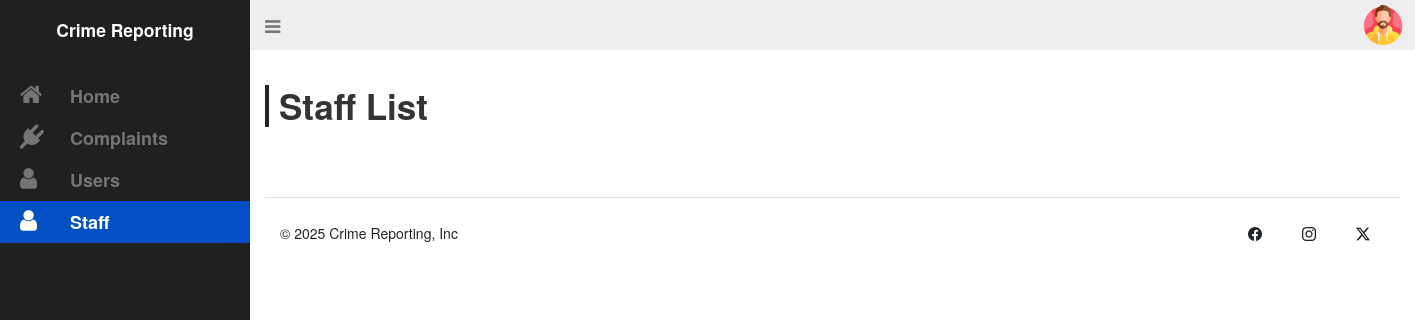
Page /Admin/pages/admin-staff.php (signed in) on the earlier database version.
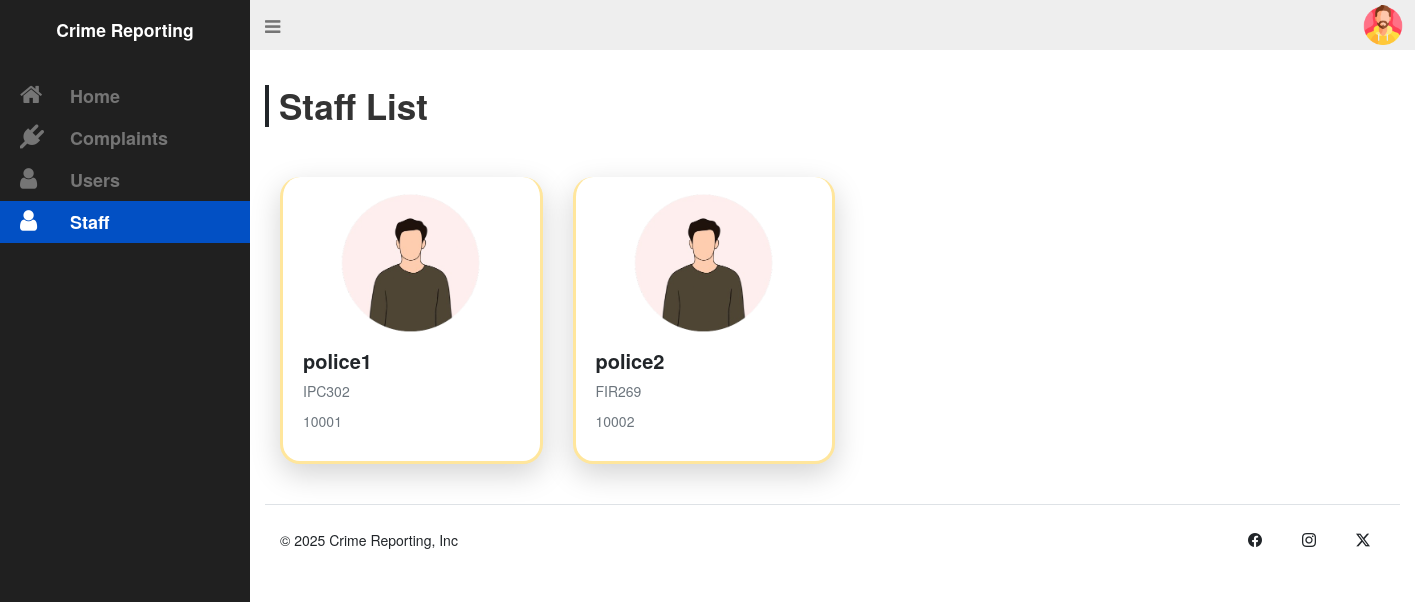
Same page on the later database version.
### tables this page shows
CREATE TABLE `staff` (
  `staff_id` int(11) NOT NULL,
  `staff_name` varchar(20) NOT NULL,
  `crime_name` varchar(20) NOT NULL,
  `fir_id` int(11) NOT NULL
);

### Admin/pages/admin-staff.php (the view, shortened to what this page needs)
<?php
 include './connect.php';
?>
<!DOCTYPE html>
<html lang="en">
<head>
  <link rel="stylesheet" href="../static/admin.css">
  <link rel="stylesheet" href="https://cdn.jsdelivr.net/npm/bootstrap-icons@1.11.3/font/bootstrap-icons.min.css">
  <link href="https://cdn.jsdelivr.net/npm/bootstrap@5.3.3/dist/css/bootstrap.min.css" rel="stylesheet">
  <link rel="stylesheet" href="https://maxcdn.bootstrapcdn.com/bootstrap/3.3.7/css/bootstrap.min.css">
  <link rel="stylesheet" href="https://maxcdn.bootstrapcdn.com/font-awesome/4.7.0/css/font-awesome.min.css">
</head>
<body>
  <div id="wrapper">
    <aside id="sidebar-wrapper">
      <div class="sidebar-brand">
        <h2><div class="fs-3 fw-semibold">Crime Reporting</div></h2>
      </div>
      <ul class="sidebar-nav">
        <li><a href="./admin-home.php"><i class="fa fa-home"></i>Home</a></li>
        <li><a href="./admin-complaint.php"><i class="fa fa-plug"></i>Complaints</a></li>
        <li><a href="./admin-user.php"><i class="fa fa-user"></i>Users</a></li>
        <li class="active"><a href="./admin-staff.php"><i class="fa fa-user"></i>Staff</a></li>
      </ul>
    </aside>
    <div id="navbar-wrapper">
      <nav class="navbar navbar-inverse">
        <div class="container-fluid justify-content-between">
          <div class="navbar-header position-absolute top-0">
            <a href="#" class="navbar-brand" id="sidebar-toggle"><i class="fa fa-bars"></i></a>
          </div>
          <div class="d-flex align-items-center position-absolute end-0">
            <button class="btn rounded-circle border-0"  data-bs-toggle="dropdown" aria-expanded="false">
              <img src="../static/user.png" alt="" width="40">
            </button>
          </div>
        </div>
      </nav>
    </div>
    <section id="content-wrapper">
      <div class="row">
        <div class="col-lg-12">
          <h2 class="content-title display-4 fw-semibold border-start px-3 border-4 border-dark">Staff List</h2>
          <div class="container">
            <div class="row my-5">
<?php
$sql=mysqli_query($conn,"SELECT * FROM staff ORDER BY staff_id ");
while($row=mysqli_fetch_assoc($sql))
{
    $staff_name=$row['staff_name'];
    $crime_name=$row['crime_name'];
    $fir_id=$row['fir_id'];
?>
              <div class="col-lg-3 col-md-4 col-sm-6 col-12 my-3">
                <div class="card text-decoration-none h-100 rounded-5 p-3 border-3 border-warning-subtle border-top-0 shadow-lg">
                  <img src="../static/profile.png" class="card-img-top rounded-top-4 mx-auto" alt="..." style="width:150px;">
                  <div class="card-body">
                    <div class="card-title fs-2 fw-bold"><?php echo $staff_name; ?></div>
                    <p class="card-text text-secondary"><?php echo $crime_name; ?></p>
                    <p class="card-text text-secondary"><?php echo $fir_id; ?></p>
                  </div>
                </div>
              </div>
<?php
}
?>
            </div>
          </div>
        </div>
      </div>
      <div class="row">
        <div class="container">
          <footer class="d-flex flex-wrap justify-content-between align-items-center py-4 border-top">
            <div class="col-md-4 d-flex align-items-center">
              <span class="mb-3 mb-md-0 text-dark">&copy; 2025 Crime Reporting, Inc</span>
            </div>
            <ul class="nav col-md-4 justify-content-end list-unstyled d-flex">
              <li class="ms-3"><a class=" text-dark" href="#"><i class="bi bi-facebook" width="24" height="24"></i></a></li>
              <li class="ms-3"><a class=" text-dark" href="#"><i class="bi bi-instagram" width="24" height="24"></i></a></li>
              <li class="ms-3"><a class=" text-dark" href="#"><i class="bi bi-twitter-x" width="24" height="24"></i></a></li>
            </ul>
          </footer>
        </div>
      </div>
    </section>
  </div>
</body>
</html>

### Admin/static/admin.css (style rules this page uses)
body { padding-bottom: 30px; position: relative; min-height: 100%; }
a { transition: background 0.2s, color 0.2s; }
#wrapper { padding-left: 0; transition: all 0.5s ease; position: relative; }
#sidebar-wrapper { z-index: 1000; position: fixed; left: 250px; width: 0; height: 100%; margin-left: -250px; overflow-y: auto; overflow-x: hidden; background: #202020; transition: all 0.5s ease; }
.sidebar-brand { position: absolute; top: 0; width: 250px; text-align: center; padding: 20px 0; }
.sidebar-brand h2 { margin: 0; font-weight: 600; font-size: 24px; color: #fff; }
.sidebar-nav { position: absolute; top: 75px; width: 250px; margin: 0; padding: 0; list-style: none; }
.sidebar-nav > li { text-indent: 10px; line-height: 42px; }
.sidebar-nav > li a { display: block; text-decoration: none; color: #757575; font-weight: 600; font-size: 18px; }
.sidebar-nav > li > a:hover, .sidebar-nav > li.active > a { text-decoration: none; color: #fff; background: #0250c4; }
.sidebar-nav > li > a i.fa { font-size: 24px; width: 60px; }
#navbar-wrapper { width: 100%; position: absolute; z-index: 2; }
#navbar-wrapper .navbar { border-width: 0 0 0 0; background-color: #eee; font-size: 24px; margin-bottom: 0; border-radius: 0; }
#navbar-wrapper .navbar a { color: #757575; }
#content-wrapper { width: 100%; position: absolute; padding: 15px; top: 100px; }
@media (min-width: 992px) { #wrapper { padding-left: 250px; } }
@media (min-width: 992px) { #sidebar-wrapper { width: 250px; } }
@media (min-width: 992px) { #navbar-wrapper { position: relative; } }
@media (min-width: 992px) { #content-wrapper { position: relative; top: 0; } }

Differences in the rows shown:
added staff: staff_name "police1", crime_name "IPC302", fir "10001"
added staff: staff_name "police2", crime_name "FIR269", fir "10002"
